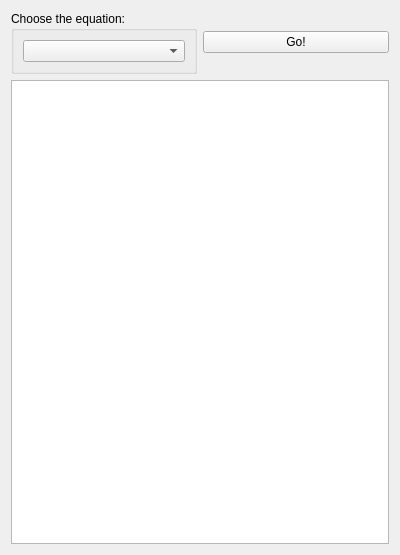
<?xml version="1.0" encoding="UTF-8"?>
<ui version="4.0">
 <class>Form</class>
 <widget class="QWidget" name="Form">
  <property name="geometry">
   <rect>
    <x>0</x>
    <y>0</y>
    <width>400</width>
    <height>555</height>
   </rect>
  </property>
  <property name="windowTitle">
   <string>Lab 3</string>
  </property>
  <layout class="QGridLayout" name="gridLayout">
   <item row="0" column="0">
    <widget class="QGroupBox" name="groupBox">
     <property name="title">
      <string>Choose the equation:</string>
     </property>
     <layout class="QGridLayout" name="gridLayout_2">
      <item row="0" column="0">
       <widget class="QComboBox" name="comboBox"/>
      </item>
     </layout>
    </widget>
   </item>
   <item row="0" column="1">
    <widget class="QPushButton" name="pushButton">
     <property name="text">
      <string>Go!</string>
     </property>
    </widget>
   </item>
   <item row="1" column="0" colspan="2">
    <widget class="QPlainTextEdit" name="plainTextEdit"/>
   </item>
  </layout>
 </widget>
 <resources/>
 <connections/>
</ui>
